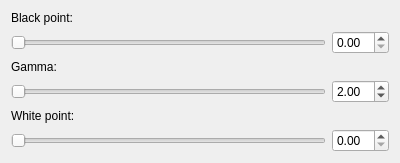
<?xml version="1.0" encoding="UTF-8"?>
<ui version="4.0">
 <class>levelsSettingsWidget</class>
 <widget class="QWidget" name="levelsSettingsWidget">
  <property name="geometry">
   <rect>
    <x>0</x>
    <y>0</y>
    <width>400</width>
    <height>139</height>
   </rect>
  </property>
  <property name="windowTitle">
   <string>Levels</string>
  </property>
  <layout class="QGridLayout" name="gridLayout">
   <item row="0" column="0">
    <widget class="QLabel" name="label">
     <property name="text">
      <string>Black point:</string>
     </property>
    </widget>
   </item>
   <item row="1" column="0">
    <widget class="QSlider" name="blackSlider">
     <property name="maximum">
      <number>1000</number>
     </property>
     <property name="pageStep">
      <number>10</number>
     </property>
     <property name="orientation">
      <enum>Qt::Horizontal</enum>
     </property>
    </widget>
   </item>
   <item row="1" column="1">
    <widget class="QDoubleSpinBox" name="blackSpinbox">
     <property name="maximum">
      <double>1.000000000000000</double>
     </property>
     <property name="singleStep">
      <double>0.010000000000000</double>
     </property>
    </widget>
   </item>
   <item row="2" column="0">
    <widget class="QLabel" name="label_2">
     <property name="text">
      <string>Gamma:</string>
     </property>
    </widget>
   </item>
   <item row="3" column="0">
    <widget class="QSlider" name="gammaSlider">
     <property name="maximum">
      <number>1000</number>
     </property>
     <property name="pageStep">
      <number>10</number>
     </property>
     <property name="orientation">
      <enum>Qt::Horizontal</enum>
     </property>
    </widget>
   </item>
   <item row="3" column="1">
    <widget class="QDoubleSpinBox" name="gammaSpinbox">
     <property name="minimum">
      <double>0.100000000000000</double>
     </property>
     <property name="maximum">
      <double>10.000000000000000</double>
     </property>
     <property name="singleStep">
      <double>0.010000000000000</double>
     </property>
     <property name="value">
      <double>2.000000000000000</double>
     </property>
    </widget>
   </item>
   <item row="4" column="0">
    <widget class="QLabel" name="label_3">
     <property name="text">
      <string>White point:</string>
     </property>
    </widget>
   </item>
   <item row="5" column="0">
    <widget class="QSlider" name="whiteSlider">
     <property name="maximum">
      <number>1000</number>
     </property>
     <property name="pageStep">
      <number>10</number>
     </property>
     <property name="orientation">
      <enum>Qt::Horizontal</enum>
     </property>
    </widget>
   </item>
   <item row="5" column="1">
    <widget class="QDoubleSpinBox" name="whiteSpinbox">
     <property name="maximum">
      <double>1.000000000000000</double>
     </property>
     <property name="singleStep">
      <double>0.100000000000000</double>
     </property>
    </widget>
   </item>
  </layout>
 </widget>
 <resources>
  <include location="../../res/icons/icons.qrc"/>
 </resources>
 <connections/>
</ui>
